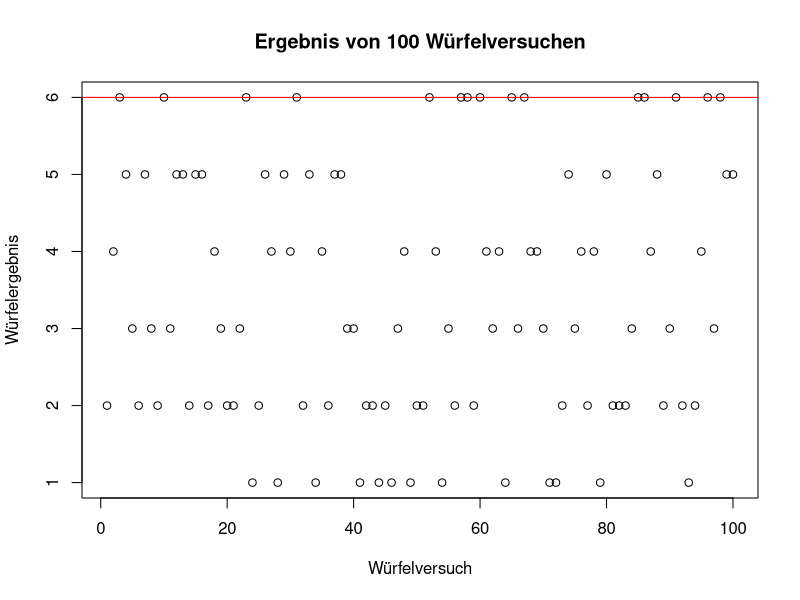

Reproduce this figure in R. (Note: this script raises an error after producing the figure.)
## ---- chunk 1
N <- 100
Muenzwurf.vec <- floor(runif(N) * 2)
Muenzwurf.vec
# Speichern des zufälligen Ausgangsvektors für die Feststellung der Nuller-Serien
Muenzwurf0.vec <- Muenzwurf.vec
## ---- chunk 2
n <- 12
## ---- chunk 3
Serie.df <- data.frame(Seriengröße = c(1:n), Anzahl_Zahl = rep(0,n), Anzahl_Kopf = rep(0,n))
N1 <- sum(Muenzwurf.vec)
Muenzwurf1.vec <- Muenzwurf.vec * c(0,Muenzwurf.vec[-length(Muenzwurf.vec)])
N2 <- sum(Muenzwurf1.vec + c(Muenzwurf1.vec[-1],0) > 0)
Serie.df$Anzahl_Zahl[1] <- N1-N2

i <- 2
while (i <= n) {
  Muenzwurf.vec <- Muenzwurf1.vec
  N1 <- sum(Muenzwurf.vec)
  Muenzwurf1.vec <- Muenzwurf.vec * c(0,Muenzwurf.vec[-length(Muenzwurf.vec)])
  N2 <- sum(Muenzwurf1.vec + c(Muenzwurf1.vec[-1],0) > 0)
  Serie.df$Anzahl_Zahl[i] <- N1-N2
  i <- i + 1
}

Serie.df
## ---- chunk 4
Muenzwurf.vec <- (Muenzwurf0.vec == 0) * 1

N1 <- sum(Muenzwurf.vec)
Muenzwurf1.vec <- Muenzwurf.vec * c(0,Muenzwurf.vec[-length(Muenzwurf.vec)])
N2 <- sum(Muenzwurf1.vec + c(Muenzwurf1.vec[-1],0) > 0)
Serie.df$Anzahl_Kopf[1] <- N1-N2

i <- 2
while (i <= n) {
  Muenzwurf.vec <- Muenzwurf1.vec
  N1 <- sum(Muenzwurf.vec)
  Muenzwurf1.vec <- Muenzwurf.vec * c(0,Muenzwurf.vec[-length(Muenzwurf.vec)])
  N2 <- sum(Muenzwurf1.vec + c(Muenzwurf1.vec[-1],0) > 0)
  Serie.df$Anzahl_Kopf[i] <- N1-N2
  i <- i + 1
}

Serie.df
## ---- chunk 5
i <- 3
Zahl <- 0
Kopf <- 0
SerieGroesserGleich3_1 <- 0
SerieGroesserGleich3_0 <- 0

while (i <= n) {
  Zahl <- Serie.df$Anzahl_Zahl[i]
  Kopf <- Serie.df$Anzahl_Kopf[i]
  SerieGroesserGleich3_1 <- SerieGroesserGleich3_1 + Zahl
  SerieGroesserGleich3_0 <- SerieGroesserGleich3_0 + Kopf
  i <- i + 1
}
SerieGroesserGleich3_1
SerieGroesserGleich3_0

SerieGroesserGleich3 <- SerieGroesserGleich3_0 + SerieGroesserGleich3_1
SerieGroesserGleich3

## ---- chunk 6
X.vec <- 1:100
Wuerfeln.vec <- floor(runif(length(X.vec),1,7))
Wuerfeln.vec
Wuerfelwahrscheinlichkeit.vec <- (Wuerfeln.vec == 6) * 1
Wuerfelwahrscheinlichkeit.vec
Wuerfelwahrscheinlichkeit0.vec <- Wuerfelwahrscheinlichkeit.vec
## ---- chunk 7
n <- 5
## ---- chunk 8
Wuerfelserie.df <- data.frame(Seriengröße = c(1:n), Anzahl_6 = rep(0,n))
N1 <- sum(Wuerfelwahrscheinlichkeit.vec)
Wuerfelwahrscheinlichkeit1.vec <- Wuerfelwahrscheinlichkeit.vec * c(0,Wuerfelwahrscheinlichkeit.vec[-length(Wuerfelwahrscheinlichkeit.vec)])
N2 <- sum(Wuerfelwahrscheinlichkeit1.vec + c(Wuerfelwahrscheinlichkeit1.vec[-1],0) > 0)
Wuerfelserie.df$Anzahl_6[1] <- N1-N2


i <- 2
while (i <= n) {
  Wuerfelwahrscheinlichkeit.vec <- Wuerfelwahrscheinlichkeit1.vec
  N1 <- sum(Wuerfelwahrscheinlichkeit.vec)
  Wuerfelwahrscheinlichkeit1.vec <- Wuerfelwahrscheinlichkeit.vec * c(0,Wuerfelwahrscheinlichkeit.vec[-length(Wuerfelwahrscheinlichkeit.vec)])
  N2 <- sum(Wuerfelwahrscheinlichkeit1.vec + c(Wuerfelwahrscheinlichkeit1.vec[-1],0) > 0)
  Wuerfelserie.df$Anzahl_6[i] <- N1-N2
  i <- i + 1
}
Wuerfelserie.df
## ---- chunk 9
Sechserserie <- Wuerfelserie.df$Anzahl_6[3] + Wuerfelserie.df$Anzahl_6[4] + Wuerfelserie.df$Anzahl_6[5]
Sechserserie
## ---- chunk 10
plot(X.vec, Wuerfeln.vec, ylim=c(1,6), xlab = "Würfelversuch", ylab = "Würfelergebnis", main = "Ergebnis von 100 Würfelversuchen")
abline(h=6, col="red")
## ---- chunk 11
library("plotrix")
## ---- chunk 12
N <- 10
Sprung <- 100
MaxN <- 10000
Pi.vec = rep(0,Sprung)
## ---- chunk 13
while (N < MaxN) {
  Pi_Random.vec <- runif(N,-1,1)
  M.df <- as.vector(data.frame(xValue = sample(Pi_Random.vec, N/2, replace = TRUE), yValue = sample(Pi_Random.vec, N/2, replace = TRUE)))
  
  n <- 0
  j <- 1
  while (j <= N/2) {
    D <- sqrt(M.df$xValue[j]^2 + M.df$yValue[j]^2)
    if(D <= 1){
      n <- n + 1
    }
    j <- j + 1
  }
  N <- N + Sprung
  Pi.vec[N/Sprung] <- (n/N) * 8
}
## ---- chunk 14
summary(Pi.vec)
## ---- chunk 15
plot(M.df, main = "pi mit Monte Calro Simulation ermitteln", xlim = c(-1,1), ylim = c(-1,1), asp = 1)
abline(h = 0)
abline(v = 0)
draw.circle(0, 0, 1, border = "red", lwd = 3)
## ---- chunk 16
plot(Pi.vec, ylab = "Schätzwert Zahl Pi", main = "Abhängigkeit vom Pi-Schätzwert von N", xlab = "Stichprobengröße")
abline(h = 3.14159, col = "red")
## ---- chunk 17
Autounfall.tab <- as.table(rbind(c(100,90,190), c(8910,900,9810), c(9010,990,10000)))
dimnames(Autounfall.tab) <- list(Gurt = c("angeschnallt", "nicht angeschnallt", "Gesamt"), Leben = c("gestorben", "überlebt", "Gesamt"))
Autounfall.tab
## ---- chunk 18
Kontingtab.tab <- as.table(rbind(c(1,0.9,1.9), c(89.1,9,98.1), c(90.1,9.9,100)))
dimnames(Kontingtab.tab) <- list(Gurt = c("angeschnallt", "nicht angeschnallt", "Gesamt"), Leben = c("gestorben", "überlebt", "Gesamt"))
Kontingtab.tab
## ---- chunk 19
Verunf_Angeg <- 8910+(190-90)
Verunf_Angeg
Anteil_Verunf_Angeg <- (Verunf_Angeg/10000)*100
Anteil_Verunf_Angeg
## ---- chunk 20
angeschnallt <- (190-90) / Verunf_Angeg
nichtAngeschnallt <- 90 / (10000-Verunf_Angeg)
Risiko <- nichtAngeschnallt/angeschnallt
Risiko
## ---- chunk 21
mu <- 0*0.29 + 1*0.21 + 3*0.4 + 4*0.09 + 5*0.01
mu
